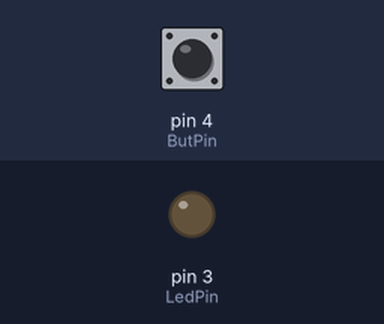
Bench run of a sketch on a simulated Arduino Uno, built with avr-gcc and run on an emulated ATmega328P. On the bench: output pins drawn as LEDs (lit = HIGH). The test bench sets the inputs (shaded band); at power-on: pin 4 (ButPin) LOW.

Above: at 1.2 s.
1.3 s: pin 4 (ButPin) pulled HIGH for 0.15 s
At 2.5 s:
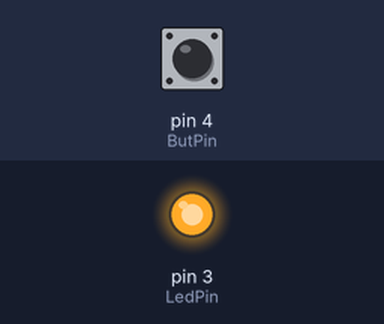
2.9 s: pin 4 (ButPin) pulled HIGH for 1 s
At 3.7 s:
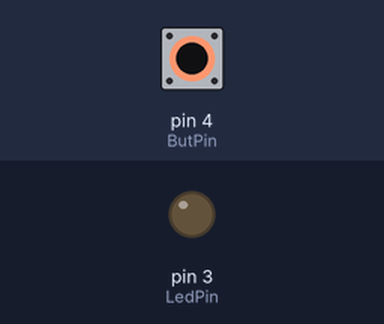
5.4 s: pin 4 (ButPin) pulled HIGH for 3.2 s
At 6.8 s:
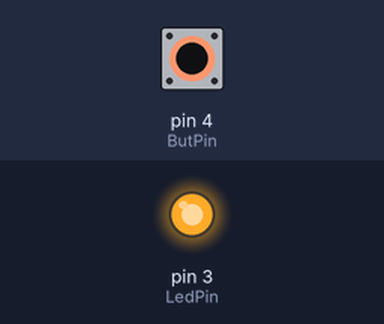
Timing chart, 0 to 8.4 s (numbered marks = the images above; inputs shaded):
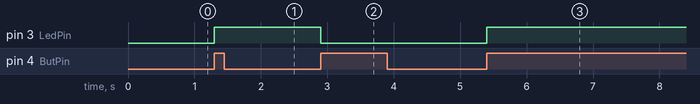

The sketch:

button_1.ino
```cpp
int LedPin = 3;
int ButPin = 4;
int status = 0;

void setup()
{
  pinMode(LedPin, OUTPUT);
}

void loop()
{
  if(digitalRead(ButPin) == HIGH && status == 0)
    {
      digitalWrite(LedPin, !digitalRead(LedPin));
      status = 1;
    }

  if(digitalRead(ButPin) == LOW && status == 1)
    {
      status = 0;
    }
}
```

Measured:
- after the input at 1.3 s, pin 3 (LedPin): LOW → HIGH at once
- after the input at 2.9 s, pin 3 (LedPin): HIGH → LOW at once
- after the input at 5.4 s, pin 3 (LedPin): LOW → HIGH at once
